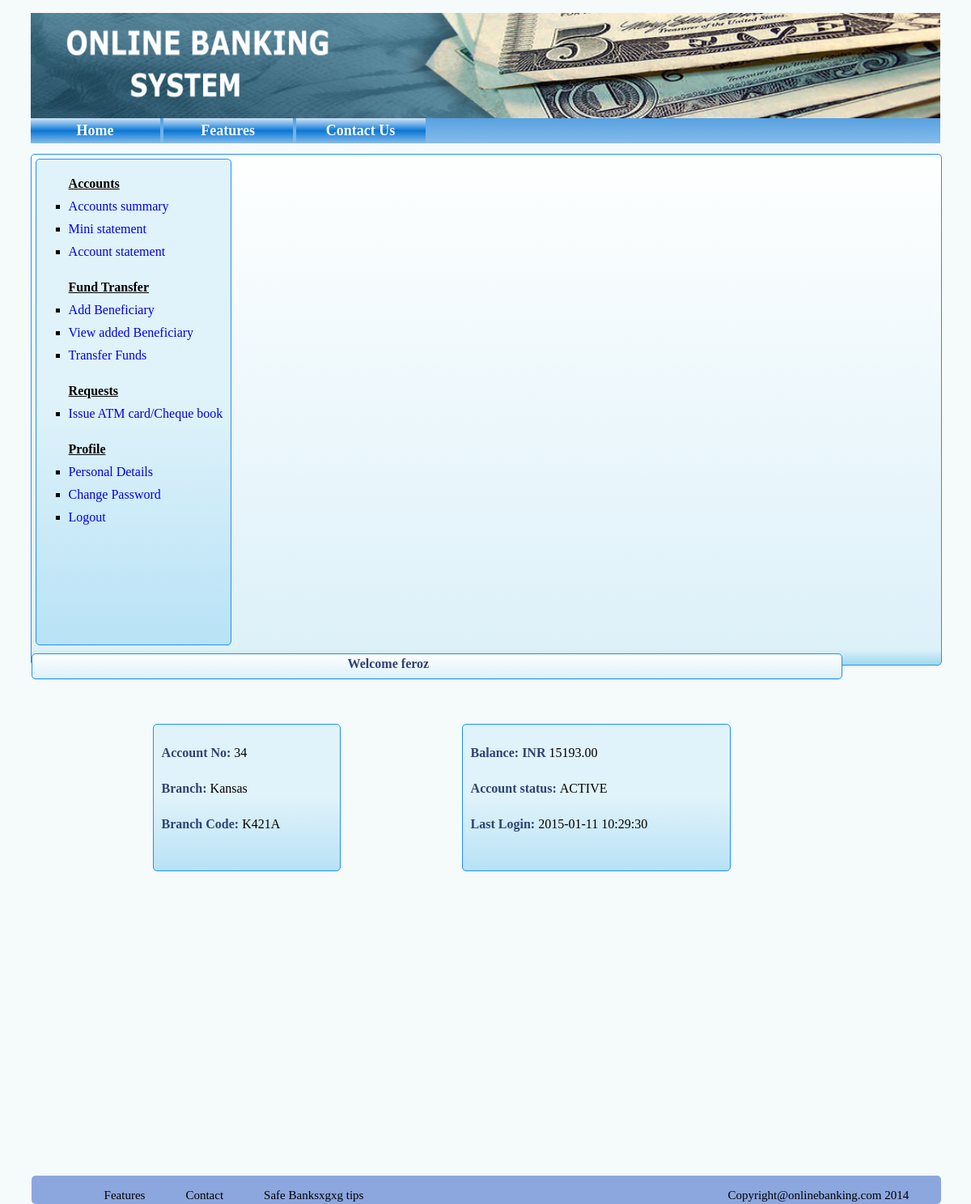
The page /customer_account_summary.php (signed in) on the database its author committed.
### tables this page shows
CREATE TABLE IF NOT EXISTS `customer` (
`id` int(5) NOT NULL,
  `name` varchar(255) NOT NULL,
  `gender` char(1) NOT NULL,
  `dob` date NOT NULL,
  `nominee` varchar(255) NOT NULL,
  `account` varchar(255) NOT NULL,
  `address` varchar(255) NOT NULL,
  `mobile` varchar(11) NOT NULL,
  `email` varchar(255) NOT NULL,
  `password` varchar(255) NOT NULL,
  `branch` varchar(255) NOT NULL,
  `ifsc` varchar(255) NOT NULL,
  `lastlogin` datetime NOT NULL,
  `accstatus` varchar(255) NOT NULL
);

CREATE TABLE IF NOT EXISTS `passbook34` (
`transactionid` int(5) NOT NULL,
  `transactiondate` date DEFAULT NULL,
  `name` varchar(255) DEFAULT NULL,
  `branch` varchar(255) DEFAULT NULL,
  `ifsc` varchar(255) DEFAULT NULL,
  `credit` int(10) DEFAULT NULL,
  `debit` int(10) DEFAULT NULL,
  `amount` float(10,2) DEFAULT NULL,
  `narration` varchar(255) NOT NULL
);

### customer_account_summary.php (the view, shortened to what this page needs)
<?php
                $cust_id=$_SESSION['cust_id'];
                $sql="SELECT * FROM customer WHERE email='$cust_id'";
                $result=  mysql_query($sql) or die(mysql_error());
                $rws=  mysql_fetch_array($result);
                $account_no= $rws[0];
                $branch=$rws[10];
                $branch_code= $rws[11];
                $last_login= $rws[12];
                $acc_status=$rws[13];
                ?>
<!DOCTYPE html>
<html>
    <head>
        <link rel="stylesheet" href="newcss.css">
    </head>
        <?php include 'header.php' ?>
        <div class='content_customer'>
           <?php include 'customer_navbar.php'?>
            <div class="customer_top_nav">
             <div class="text">Welcome <?php echo $_SESSION['name']?></div>
            </div>
            <?php
                $sql="SELECT * FROM passbook".$_SESSION['login_id'] ;
                $result=  mysql_query($sql) or die(mysql_error());
                while($rws=  mysql_fetch_array($result))
                {
                $balance=$rws[7];
                }
?>
            <div class="customer_body">
                <div class="content1">
            <p><span class="heading">Account No: </span><?php echo $account_no;?></p>
            <p><span class="heading">Branch: </span><?php echo $branch;?></p>
            <p><span class="heading">Branch Code: </span><?php echo $branch_code;?></p>
            </div>
            <div class="content2">
            <p><span class="heading">Balance: INR </span><?php echo $balance;?></p>
            <p><span class="heading">Account status: </span><?php echo $acc_status;?></p>
            <p><span class="heading">Last Login: </span><?php echo $last_login;?></p>
           </div>
        </div>
               <?php include 'footer.php';?>
    </body>
</html>

### newcss.css (style rules this page uses)
body { background-color:#F9F6F4; background-color:#F5FAFA; font-family:verdana; }
.content_customer { height:630px; width:100%; border:1px solid dodgerblue; border-radius:5px; background: linear-gradient(to bottom, rgba(254,255,255,1) 0%,rgba(221,241,249,1) 97%,rgba(160,216,239,1) 100%); }
.customer_top_nav { height:30px; width:1000px; float:left; margin-top:5px; border:1px solid dodgerblue; border-radius:5px; background: linear-gradient(to bottom, rgba(254,255,255,1) 0%,rgba(221,241,249,1) 97%,rgba(160,216,239,1) 100%); }
.customer_top_nav .text { margin-left:39%; margin-top:3px; font-weight:bold; color:#2E4372; }
.customer_body { height:95%; width:1000px; float:left; margin-top:5px; border-radius:5px; }
.customer_body p { text-align:left; margin-left:10px; }
.customer_body .heading { font-weight:bold; color:#2E4372; }
.heading { font-weight:bold; color:#2E4372; }
.content1 { margin-left:15%; margin-top:5%; float:left; height:180px; width:230px; border:1px solid dodgerblue; border-radius:5px; background: linear-gradient(to bottom, rgba(224,243,250,1) 49%,rgba(184,226,246,1) 100%,rgba(182,223,253,1) 100%); }
.content2 { margin-left:15%; margin-top:5%; float:left; height:180px; width:330px; border:1px solid dodgerblue; border-radius:5px; background: linear-gradient(to bottom, rgba(224,243,250,1) 49%,rgba(184,226,246,1) 100%,rgba(182,223,253,1) 100%); }
.content1 p { padding-top:10px; }
.content2 p { padding-top:10px; }

### rows shown on the page
customer: id "34", branch "Kansas", ifsc "K421A", accstatus "ACTIVE", lastlogin "2015-01-11 10:29:30"
passbook34: amount "15193.00"

### other values the page prints
$_SESSION['name'] "feroz"
